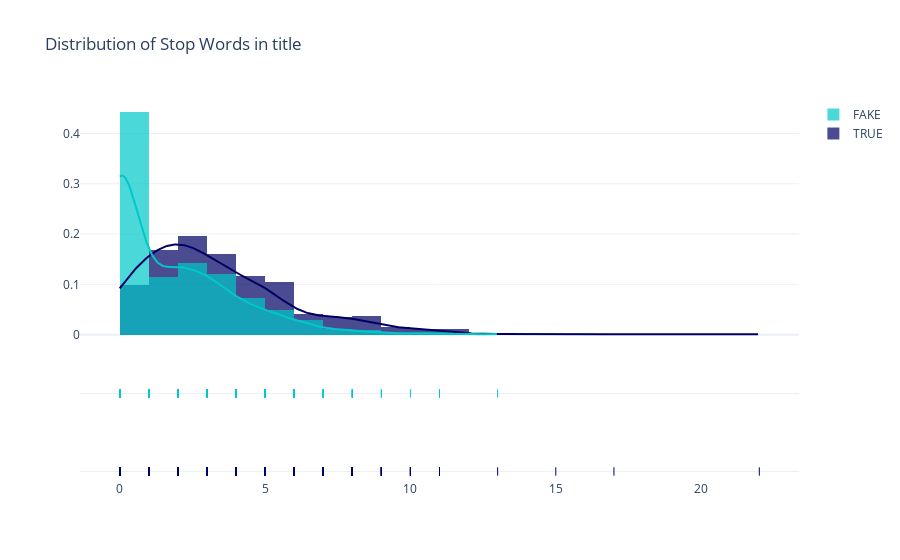

The notebook cell saved with this chart:
### Code cell
dataset['title_num_stop_words'] = dataset['title'].str.split().apply(lambda x: len(set(x) & stop_words))
dataset['text_num_stop_words'] = dataset['text'].str.split().apply(lambda x: len(set(x) & stop_words))
dataset['text_word_count'] = dataset['text'].apply(lambda x: len(str(x).split()))
dataset['text_pct_stop_words'] = dataset['text_num_stop_words'] / dataset['text_word_count']

x1 = dataset.loc[dataset['label']=='TRUE']['title_num_stop_words']
x2 = dataset.loc[dataset['label'] == 'FAKE']['title_num_stop_words']
group_labels = ['TRUE', 'FAKE']
colors = ['rgb(0, 0, 100)', 'rgb(0, 200, 200)']

fig = ff.create_distplot(
    [x1, x2], group_labels,colors=colors)

fig.update_layout(title_text='Distribution of Stop Words in title', template="plotly_white")
fig.show()

### Figure 1 — Plotly figure (JSON) as saved in the notebook; plotly's stock layout.template omitted (floating-point values rounded to 4 significant figures; data arrays with more than 128 entries replaced by an {"elided": "..."} marker saying what was removed)
{"data": [{"autobinx": false, "histnorm": "probability density", "legendgroup": "TRUE", "marker": {"color": "rgb(0, 0, 100)"}, "name": "TRUE", "opacity": 0.7, "type": "histogram", "x": {"elided": "586 int values"}, "xaxis": "x", "xbins": {"end": 22, "size": 1, "start": 0}, "yaxis": "y"}, {"autobinx": false, "histnorm": "probability density", "legendgroup": "FAKE", "marker": {"color": "rgb(0, 200, 200)"}, "name": "FAKE", "opacity": 0.7, "type": "histogram", "x": {"elided": "578 int values"}, "xaxis": "x", "xbins": {"end": 13, "size": 1, "start": 0}, "yaxis": "y"}, {"legendgroup": "TRUE", "marker": {"color": "rgb(0, 0, 100)"}, "mode": "lines", "name": "TRUE", "showlegend": false, "type": "scatter", "x": {"elided": "500 float values"}, "xaxis": "x", "y": {"elided": "500 float values"}, "yaxis": "y"}, {"legendgroup": "FAKE", "marker": {"color": "rgb(0, 200, 200)"}, "mode": "lines", "name": "FAKE", "showlegend": false, "type": "scatter", "x": {"elided": "500 float values"}, "xaxis": "x", "y": {"elided": "500 float values"}, "yaxis": "y"}, {"legendgroup": "TRUE", "marker": {"color": "rgb(0, 0, 100)", "symbol": "line-ns-open"}, "mode": "markers", "name": "TRUE", "showlegend": false, "type": "scatter", "x": {"elided": "586 int values"}, "xaxis": "x", "y": {"elided": "586 str values"}, "yaxis": "y2"}, {"legendgroup": "FAKE", "marker": {"color": "rgb(0, 200, 200)", "symbol": "line-ns-open"}, "mode": "markers", "name": "FAKE", "showlegend": false, "type": "scatter", "x": {"elided": "578 int values"}, "xaxis": "x", "y": {"elided": "578 str values"}, "yaxis": "y2"}], "layout": {"barmode": "overlay", "hovermode": "closest", "legend": {"traceorder": "reversed"}, "title": {"text": "Distribution of Stop Words in title"}, "xaxis": {"anchor": "y2", "domain": [0, 1], "zeroline": false}, "yaxis": {"anchor": "free", "domain": [0.35, 1], "position": 0}, "yaxis2": {"anchor": "x", "domain": [0, 0.25], "dtick": 1, "showticklabels": false}}}
